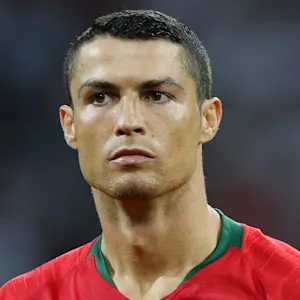
#> input picture IA/PROGRAMACION_DE_IA/Python2_Procesamiento_de_Imagenes/Reconocedor de caras/imagenes/cr/imagen2.jpg, 300 x 300 px; its folder holds only this picture in this run
$ jupyter execute reconocedor_caras.ipynb
#> lines starting #> are read from the running program, lines starting #| are printed output that depends on the picture; after the words box and inside, x2 and y2 are one past the last pixel; in counts of white or black regions, pixels touching at a corner belong together; long printed decimals are rounded
[cell 1]
import numpy as np
import cv2 as cv
from matplotlib import pyplot as plt

import pylab # this allows you to control figure size
pylab.rcParams['figure.figsize'] = (15.0, 10.0)

[cell 2]
import os

lista = []
lista_nombres = []
directorio_base = 'imagenes'

for directorio_actual, subdirectorios, archivos in os.walk(directorio_base):
    for name in archivos:
        lista.append(os.path.join(directorio_actual, name))
        lista_nombres.append(os.path.basename(directorio_actual))  # Obtener el nombre del directorio actual
#> pass 2 of the loop `for directorio_actual, subdirectorios, archivos in os.walk(directorio_..`:

print(lista_nombres)

[cell 3]
# [13 lines of commented-out code are left out]

[cell 4]
filas = 5
columnas = 5
lista_rois=[]
fig, axs = plt.subplots(filas, columnas, figsize=(15, 15))
for i, img_path in enumerate(lista):
    fila = i // columnas
    columna = i % columnas
    img1 = cv.imread(img_path)
#> img1 is the input picture: shape (300, 300, 3); mean B, G, R 75.8, 82.2, 105.7
    face_cascade = cv.CascadeClassifier(cv.data.haarcascades + 'haarcascade_frontalface_default.xml')
    gris = cv.cvtColor(img1, cv.COLOR_BGR2GRAY)
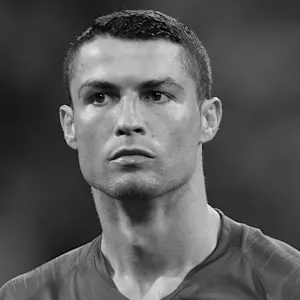
#> gris: shape (300, 300); min 0, max 254, mean 88.5
    caras = face_cascade.detectMultiScale(gris, 2.3, 1)
#> caras = [[66, 42, 127, 127]]
    img2 = img1.copy()
    for (x,y,w,h) in caras:
        cv.rectangle(img2, (x,y), (x+w, y+h), (0,0,255), 4)
        roi = gris[y:y+h, x:x+w]
        lista_rois.append([roi,img_path])
        roi_color = img2[y:y+h, x:x+w]
#> this loop made 1 pass
#> pass 1, `roi_color = img2[y:y+h, x:x+w]`:
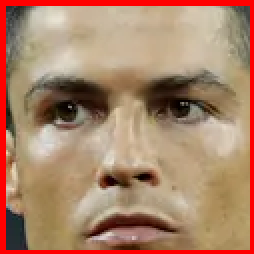
#> roi_color: shape (127, 127, 3) (shown 2 times larger); mean B, G, R 105.9, 131.8, 170.4
#> after the loop:
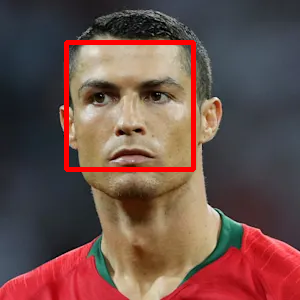
#> img2: shape (300, 300, 3); 2.81% of pixels changed, all inside (x1, y1, x2, y2) = (64, 40, 196, 172)
#> after the loop, lista_rois = 1 item
    axs[fila, columna].imshow(cv.cvtColor(img2, cv.COLOR_BGR2RGB))
    axs[fila, columna].axis('off')
    axs[fila, columna].set_title(f'Imagen {i+1}')
#> pass 2 of the loop `for i, img_path in enumerate(lista):`:
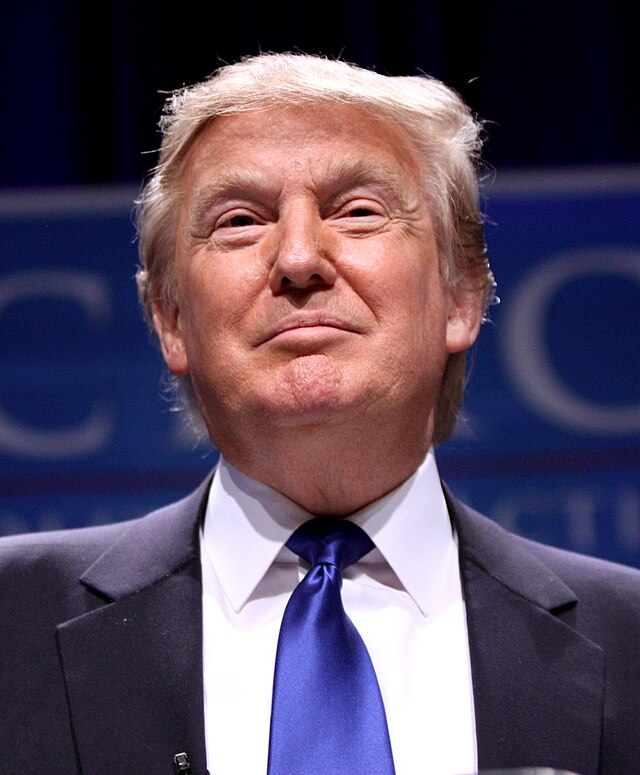
#> input picture IA/PROGRAMACION_DE_IA/Python2_Procesamiento_de_Imagenes/Reconocedor de caras/imagenes/trump/imagen1.jpg, 640 x 775 px
#> img1 is the input picture: shape (775, 640, 3); mean B, G, R 95, 74.8, 89.3
#> `gris = cv.cvtColor(img1, cv.COLOR_BGR2GRAY)`:
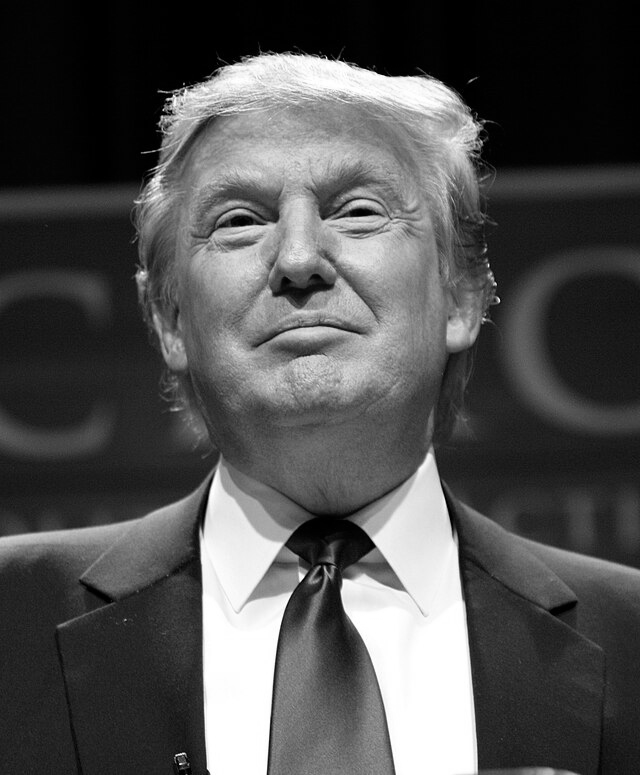
#> gris: shape (775, 640); min 0, max 255, mean 81.4
#> `caras = face_cascade.detectMultiScale(gris, 2.3, 1)`: caras = [[156, 106, 292, 292]]
#> the loop `for (x,y,w,h) in caras:` made 1 pass
#> after the loop `for (x,y,w,h) in caras:`:
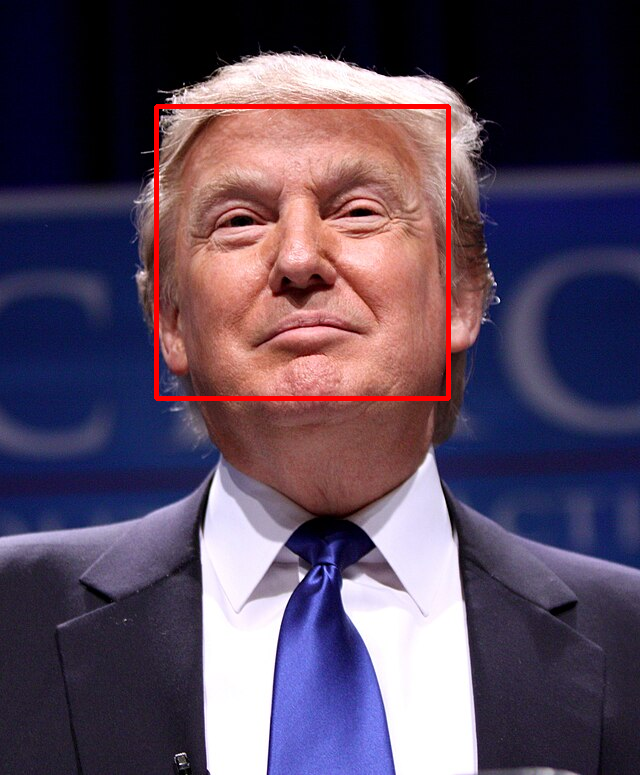
#> img2: shape (775, 640, 3); 1.18% of pixels changed, all inside (x1, y1, x2, y2) = (154, 104, 451, 401)
#> after the loop `for (x,y,w,h) in caras:`: lista_rois = 2 items
plt.tight_layout()
plt.show()
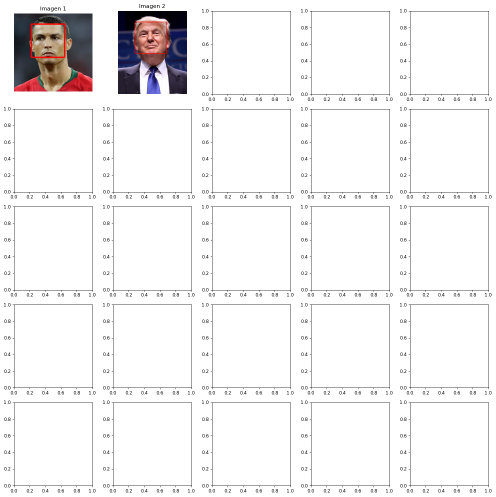
#> figure drawn by matplotlib, 2 panels

[cell 5]
lista_rois[0][1]
#> Out = 'imagenes/cr/imagen2.jpg'

[cell 6]
filas = 5
columnas = 5
fig, axs = plt.subplots(filas, columnas, figsize=(15, 15))
for i, roi in enumerate(lista_rois):
    fila = i // columnas
    columna = i % columnas
    axs[fila, columna].imshow(cv.cvtColor(roi[0], cv.COLOR_BGR2RGB))
    axs[fila, columna].axis('off')
    axs[fila, columna].set_title(f'{roi[1]}')
#> this loop made 2 passes
#> (fila, columna) on passes 1 to 2: (0, 0), (0, 1)
plt.tight_layout()
plt.show()
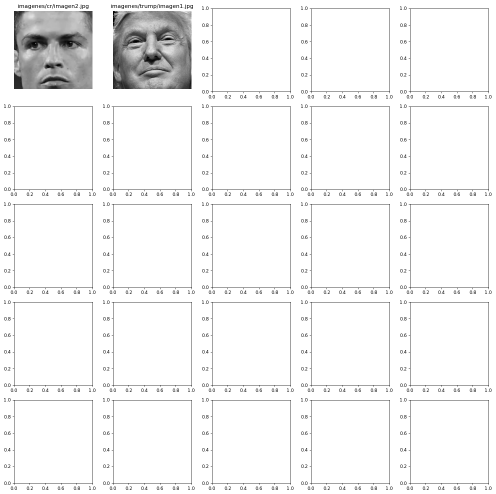
#> figure drawn by matplotlib, 2 panels

[cell 7]
d = {}
numero = 0
for n in lista_nombres:
    if n not in list(d.keys()):
        d[n] = numero
        numero += 1
lista_y = [d[n] for n in lista_nombres]
lista_y

[cell 8]
listafinal=[]
for roi in lista_rois:
    listafinal.append(roi[0])
#> this loop made 2 passes
#> after the loop, listafinal = 2 items

listafinal

[cell 9]
print(len(lista_y))
print(len(listafinal))
#| 2

[cell 10]
import cv2 as cv
from sklearn.model_selection import train_test_split
lbph_face_classifier = cv.face.LBPHFaceRecognizer_create()
xtrain=np.array(listafinal, dtype=object)
ytrain=np.array(lista_y, dtype=int)
lbph_face_classifier.train(xtrain,ytrain)

[cell 11]
def entreno(cadena):
#> called with cadena = 'cara.png'
    imagen_entrada = cv.imread(cadena)
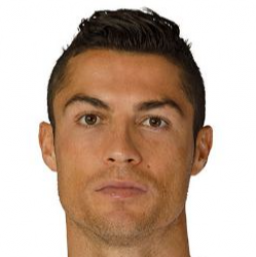
#> input picture IA/PROGRAMACION_DE_IA/Python2_Procesamiento_de_Imagenes/Reconocedor de caras/cara.png, 256 x 257 px
#> imagen_entrada is the input picture: shape (257, 256, 3); mean B, G, R 155.3, 171.6, 194.9
    face_cascade = cv.CascadeClassifier(cv.data.haarcascades + 'haarcascade_frontalface_default.xml')
    gris = cv.cvtColor(imagen_entrada, cv.COLOR_BGR2GRAY)
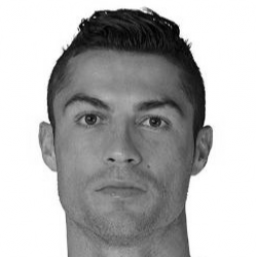
#> gris: shape (257, 256); min 1, max 255, mean 176.7
    caras = face_cascade.detectMultiScale(gris, 2.3, 1)
#> caras = [[58, 72, 127, 127]]
    img2 = imagen_entrada.copy()
    for (x,y,w,h) in caras:
        cv.rectangle(img2, (x,y), (x+w, y+h), (0,0,255), 4)
        roi = gris[y:y+h, x:x+w]
        roi_color = img2[y:y+h, x:x+w]
#> this loop made 1 pass
#> pass 1, in entreno, `roi = gris[y:y+h, x:x+w]`:
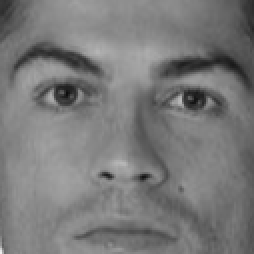
#> roi: shape (127, 127) (shown 2 times larger); min 12, max 236, mean 121.2
#> pass 1, in entreno, `roi_color = img2[y:y+h, x:x+w]`:
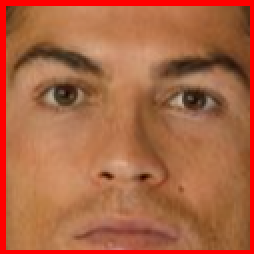
#> roi_color: shape (127, 127, 3) (shown 2 times larger); mean B, G, R 67.3, 101.1, 171.9
#> after the loop:
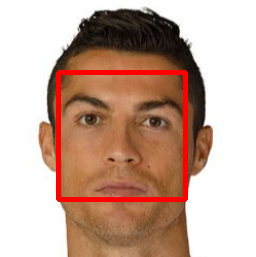
#> img2: shape (257, 256, 3); 3.84% of pixels changed, all inside (x1, y1, x2, y2) = (56, 70, 188, 202)


    label_predicted, confidence = lbph_face_classifier.predict(roi)
#> label_predicted = 1; confidence = 84.09
    # plt.imshow(roi,cmap='gray')
    if label_predicted==1:
        nome='cr'
    elif label_predicted==2:
        nome='obama'
    elif label_predicted==3:
        nome='trump'
    elif label_predicted==0:
        nome='biden'

    print("Etiqueta Predicha:", nome)
    print("Confianza:", confidence)
#| Confianza: 84.092

entreno('cara.png')
